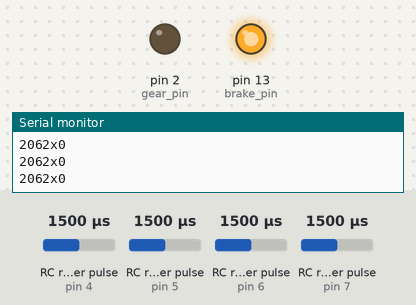
Bench run of a sketch on a simulated Arduino Uno, built with avr-gcc and run on an emulated ATmega328P. Parts: output pins drawn as LEDs (lit = HIGH), the last lines printed to the serial monitor. Wiring (inferred from the names in the program): 4 × RC receiver channel: data pin 4 / data pin 5 / data pin 6 / data pin 7. Inputs (shaded band) come from the test bench; at power-on: RC receiver pulse (sensors on pin 6, pin 4, pin 5, pin 7) 1500 µs.

Above: at 1.2 s.
1.3 s: RC receiver pulse (sensor on pin 6) set to 1458 µs
2.8 s: RC receiver pulse (sensor on pin 6) set to 1436 µs
At 3.7 s:
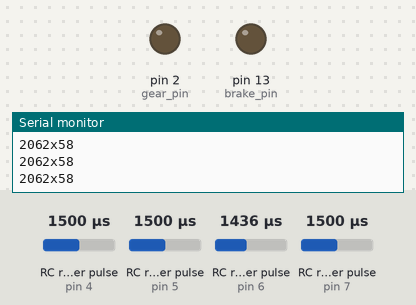
4.3 s: RC receiver pulse (sensor on pin 6) set to 1500 µs
At 4.8 s:
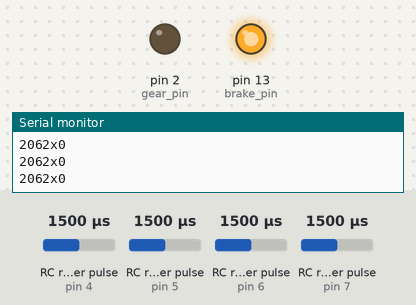
5.8 s: RC receiver pulse (sensor on pin 6) set to 1020 µs
At 7.1 s:
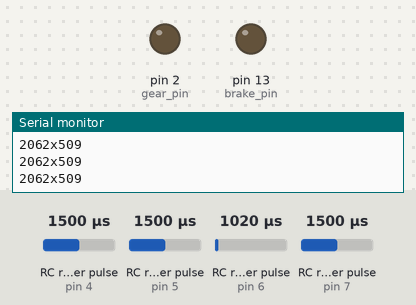
Timing chart, 0 to 8.3 s (numbered marks = the images above; inputs shaded):
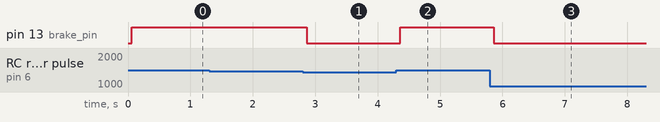

The sketch:

AI_Arduino.ino
```cpp
#include <Adafruit_MCP4725.h>
#include <Wire.h>

#define THRESHOLD 1450
#define AI_THRESHOLD 1800
#define MANUAL_state 0
#define AI_state 1
int g_current_state;

Adafruit_MCP4725 dac_steering;
Adafruit_MCP4725 dac_throttle;

// Assigned Pins on MCU
int ch_1 = 7;
int ch_2 = 6;
int ch_4 = 5;
int ch_5 = 4;
int brake_pin = 13;
int gear_pin = 2;

// Assigned Variables
int r_steering; // Receiver Channel 1
int r_throttle; // Receiver Channel 2
int w_steering; // Write DAC Steering
int w_throttle; // Write DAC Throttle

// Assigned Variables for Receiver Channel 4 "State '0' = !Record; State '1' = Record"
bool brake_state;
bool gear_state = LOW;
int state_channel;
int camera_state = 0;
int throttle_tune;
int throttle_max = 1050;
int updated_throttle;
float throttle_percentage;

// AI mode varibles
String incomingByte ;
String AI_steering;
String AI_throttle;
int AI_str;
int AI_thr;

void setup() {
  pinMode(ch_1, INPUT); // Steering Channel 1 in receiver
  pinMode(ch_2, INPUT); // Throttle Channel 2 in receiver
  pinMode(ch_4, INPUT); // Recording/Gear Channel 4 in receiver
  pinMode(ch_5, INPUT); // Throttle Tuning Channel 5 in reeiver
  pinMode(brake_pin, OUTPUT); // Brake pin
  pinMode(gear_pin, OUTPUT); // Gear pin

  Serial.begin(9600);
  dac_steering.begin(0x60);
  dac_throttle.begin(0x61);
}

void loop() {
  switch (g_current_state) {
    case MANUAL_state:
      manual_mode();
      break;
    case AI_state:
      ai_mode();
      break;
    default:
      manual_mode();
  }
  check_current_state();
  delay(50);
}

void check_current_state() {
  state_channel = pulseIn(ch_4, HIGH);
  if (state_channel > 980 && state_channel < 1000) {
    gear_state = HIGH;
    digitalWrite(gear_pin, gear_state);
    g_current_state = MANUAL_state;
  }
  else if (state_channel > 1480 && state_channel < 1500) {
    gear_state = LOW;
    digitalWrite(gear_pin, gear_state);
    g_current_state = MANUAL_state;
  }
  else if (state_channel > 1980 && state_channel < 2000) {
    gear_state = LOW;
    digitalWrite(gear_pin, gear_state);
    g_current_state = AI_state;
  }
}

void manual_mode () {
  // Steering Control
  r_steering = pulseIn(ch_1, HIGH);
  w_steering = map(r_steering, 993, 1987, 1365, 2730);
  dac_steering.setVoltage(w_steering, false);

  // Throttle Control
  r_throttle = pulseIn(ch_2, HIGH);
  throttle_tune = pulseIn(ch_5, HIGH);
  throttle_percentage = (float(throttle_tune) - 992.0) / 991.0;
  updated_throttle = throttle_percentage * throttle_max;
  updated_throttle = int(updated_throttle);

  if (r_throttle < THRESHOLD) {
    brake_state = LOW;
  }
  else if (r_throttle > THRESHOLD) {
    r_throttle = 1490;
    brake_state = HIGH;
  }
  w_throttle = map(r_throttle, 993, 1490, updated_throttle, 0);
  dac_throttle.setVoltage(w_throttle, false);
  digitalWrite(brake_pin, brake_state);

  Serial.print(w_steering);
  Serial.print('x');
  Serial.println(w_throttle);
}

void ai_mode() {
  if (Serial.available() > 0) {
    incomingByte = Serial.readStringUntil('\n');
    AI_steering = (incomingByte.substring(0, 4));
    AI_throttle = (incomingByte.substring(4, 8));

    AI_str = AI_steering.toInt();
    AI_thr = AI_throttle.toInt();
    Serial.println(AI_str);
    Serial.println(AI_thr);
    r_throttle = pulseIn(ch_2, HIGH);
    brake_state = LOW;

    if (r_throttle > AI_THRESHOLD) {
      brake_state = HIGH;
      AI_str = 2047;
      AI_thr = 0;
    }
    dac_steering.setVoltage(AI_str, false);
    dac_throttle.setVoltage(AI_thr, false);
    digitalWrite(brake_pin, brake_state);
   // Serial.println(AI_str);
//    Serial.print('x');
//    Serial.println(AI_thr);
  }
}
```

Measured:
- the behaviour switches between 1449 and 1448 µs on RC receiver pulse (sensor on pin 6) (found by bisection; images 0 and 1)
- after the input at 2.8 s, pin 13 (brake_pin): HIGH → LOW after 0.06 s
- after the input at 4.3 s, pin 13 (brake_pin): LOW → HIGH after 0.06 s
- after the input at 5.8 s, pin 13 (brake_pin): HIGH → LOW after 0.06 s
